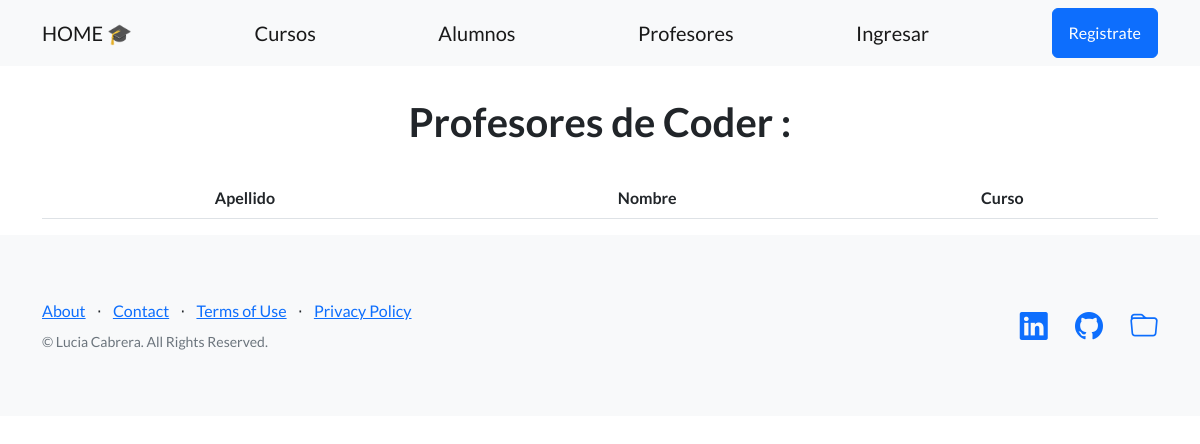
Before: /AppCoder/ver_profesores with the older database file.
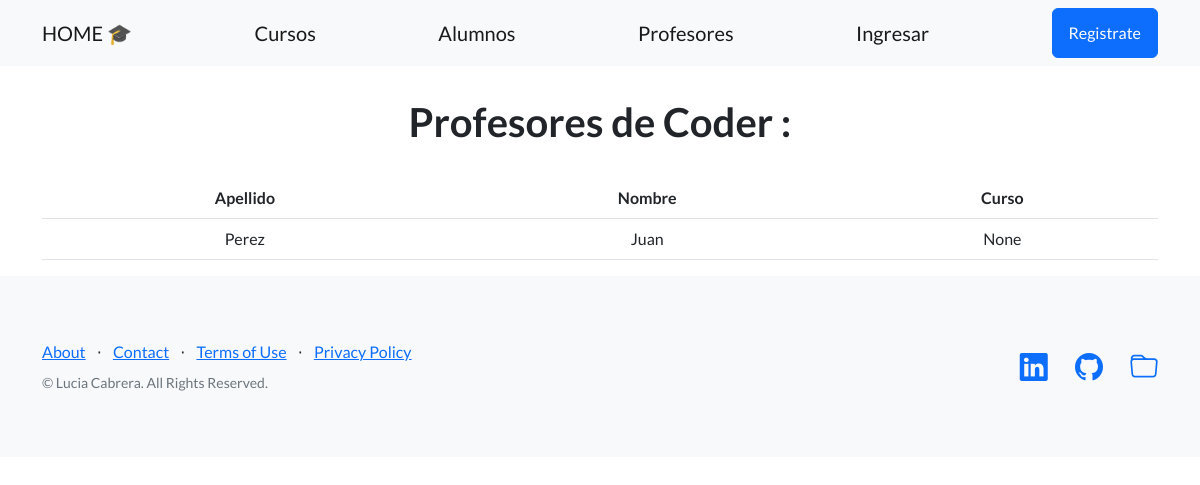
After: the same page with the newer database file.
### AppCoder/models.py (models this page shows, shortened)
class Profesores(models.Model):
    apellido = models.CharField(max_length=256, default="")
    nombre = models.CharField(max_length=256)
    curso = models.ForeignKey(Curso, on_delete=models.SET_NULL, blank=True, null=True)

### AppCoder/views.py (the view)
# urls.py: path('ver_profesores', views.ver_profesores, name="ver_profesores"),
def ver_profesores(request):
    profesores = Profesores.objects.all()
    dicc =  {"profesores":profesores }
    plantilla = loader.get_template("ver_profesores.html")
    respuesta = plantilla.render(dicc)
    return HttpResponse(respuesta)

### AppCoder/templates/ver_profesores.html (shortened to what this page needs)
{% extends 'padre.html' %}
{% load static %}
{% block contenido %}
    <main class="container">
        <h1 class="text-center title" style="margin: 2rem">Profesores de Coder : </h1>
        <table class="table text-center"  id="tabla_profesores">
            <thead>
                <tr>
                    <th>Apellido</th>
                    <th>Nombre</th>
                    <th>Curso</th>
                </tr>
            </thead>
            <tbody>
                {% for n in profesores %}
                    <tr>
                        <td>{{n.apellido}}</td>
                        <td>{{n.nombre}}</td>
                        <td>{{n.curso}}</td>
                {% endfor %}
            </tbody>
        </table>
    </main>
{% endblock %}

Changed rows visible on the page:
added Profesores: apellido "Perez", nombre "Juan", curso "None"
